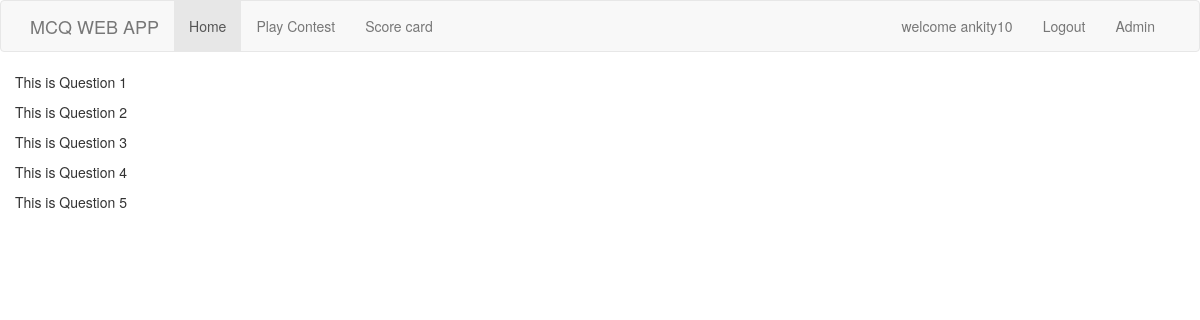
Screenshot of / (signed in) with the database file from the repository.
### questions/models.py (models this page shows, shortened)
class Question(models.Model):
    question_text = models.CharField(max_length=200)
    c1 = models.CharField(max_length=200,default='')
    c2 = models.CharField(max_length=200,default='')
    c3 = models.CharField(max_length=200,default='')
    c4 = models.CharField(max_length=200,default='')
    answer = models.CharField(max_length=200,default='c1')

### questions/views.py (the view)
# urls.py: url(r'^$',views.index,name='index'),
def index(request):
	if request.user.is_authenticated:
		question_list = [q.question_text for q in Question.objects.all()]
	app_name = getattr(settings, "APP_NAME",None)
	context = {
	"questions" : question_list,
	"title":"Home  | Welcome to mcqWebApp",
	"app_name":app_name
	}
	print(context)
	print("Printing done")
	return render(request,'questions/index.html',context)

### templates/questions/index.html (shortened to what this page needs)
{% extends "base.html" %}
{% block content %}
    {% if request.user.is_authenticated %}
		{% for q in questions %}
			<p>{{q}}</p>
		{% endfor %}
	{% endif %}
{% endblock %}

### templates/base.html (shortened to what this page needs)
{% load staticfiles %}
<!DOCTYPE html>
<html lang="en">
<head>
    <link rel="stylesheet" type="text/css" href="{% static 'bootstrap3/css/bootstrap.css' %}">
</head>
<body>
<nav class="navbar navbar-default">
    <div class="container">
        <div class="navbar-header">
            <a class="navbar-brand" href="{% url 'index' %}">{{ app_name }}</a>
        </div>
        <div id="navbar" class="navbar-collapse collapse">
            <ul class="nav navbar-nav">
                <li class="active"><a href="{% url 'index' %}">Home</a></li>
                {% if request.user.is_authenticated %}
                <li><a href="{% url "contest" %}">Play Contest</a></li>
                <li><a href="{% url "score" %}">Score card</a></li>
                {% endif %}
            </ul>
            <ul class="nav navbar-nav navbar-right">
             {% if request.user.is_authenticated %}
                 <li><a href="#">welcome {{ request.user }}</a></li>
                 <li><a href="{%  url  'auth_logout'  %}?next=/">Logout</a></li>
                 {% else %}
                 <li><a href="{%  url  'auth_login' %}">Login</a></li>
                <li><a href="{% url 'registration_register' %}">Sign Up</a></li>
             {% endif %}
                <li><a href="{% url 'admin:index' %}">Admin</a></li>
            </ul>
        </div>
    </div>
</nav>
<div class="container-fluid">
    {% block content %}
    {% endblock content %}
</div>
</body>
</html>

### rows the page displays
Question: questions "This is Question 1"
Question: questions "This is Question 2"
Question: questions "This is Question 3"
Question: questions "This is Question 4"
Question: questions "This is Question 5"

### other values shown
{{ app_name }} "MCQ WEB APP"
{{ request.user }} "ankity10"
